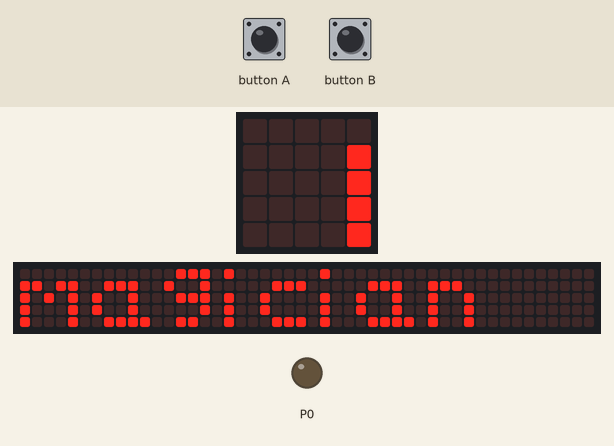
Recording of a program running on a simulated BBC micro:bit running MicroPython. Parts: the board's 5×5 LED display, a strip that is not on the board, showing the scrolling text unrolled, output pins drawn as LEDs (lit = HIGH). Inputs (shaded band) come from the test bench. No radio messages arrive unless stated (any console line starting 'radio sent:' is added by the test bench); the 48×5 strip is a reading aid, not a part: it shows the text the display is scrolling, unrolled, one strip-width of it at a time; what the program prints to the serial console is not drawn.

Above: at 0.1 s.
At 0.5 s:
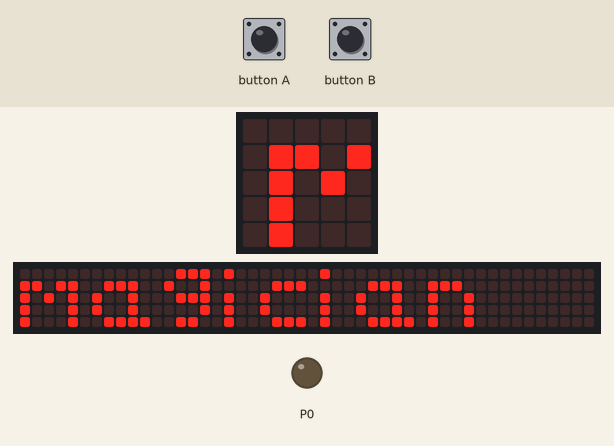
At 6.4 s:
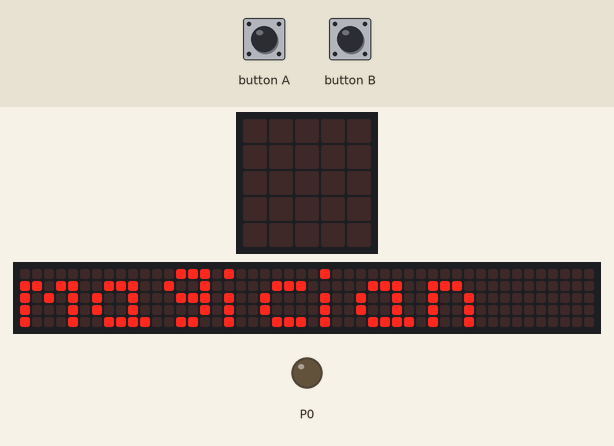
7.7 s: button A pressed for 0.15 s
Timing chart, 0 to 10.7 s (numbered marks = the images above; inputs shaded):
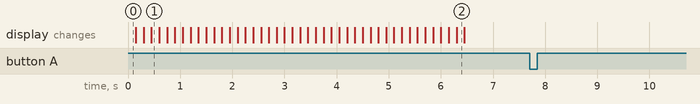

The program:

magician.py
```python
# -*- coding: utf-8 -*-
"""Wait for a request to read and send orientation
"""

from microbit import display, sleep
from microbit import button_a, button_b
from microbit import pin0
import radio

pin0.write_digital(0)

def get_number():
    gesture = False
    while not gesture:
        radio.send('get_gesture')
        sleep(500)  # Wait for msg
        msg = radio.receive()
        try:
            x,y,z = map(int, msg.split(','))
            ax,ay,az = map(abs,(x,y,z))  # Absolute values
            if ax>=ay:
                if ax>=az:
                    gesture = 'x' if x>=0 else '-x'
                else:
                    gesture = 'z' if z>=0 else '-z'
            else:
                if ay>=az:
                    gesture = 'y' if y>=0 else '-y'
                else:
                    gesture = 'z' if z>=0 else '-z'
        except:
            sleep(400)
    return {  # Translation table
        'x':  5,
        '-x': 2,
        'y':  3,
        '-y': 4,
        'z':  6,
        '-z': 1,
    }.get(gesture,0)


display.scroll("magician")
radio.on()
haptic_map = {  # .=1, -=3
    1: '.',
    2: '..',
    3: '-',
    4: '-.',
    5: '-..',
    6: '--'
}
while True:
    if button_a.was_pressed():  # Haptic
        for symbol in haptic_map[get_number()]:
            pin0.write_digital(1)
            if symbol=='.':
                sleep(100)
            else:
                sleep(300)
            pin0.write_digital(0)
            sleep(200)
    elif button_b.was_pressed():  # Screen
        display.show(str(get_number()))
        sleep(1500)
        display.clear()
    sleep(600)
```

Measured:
- after the input at 7.7 s, every drawn part: stays the same
